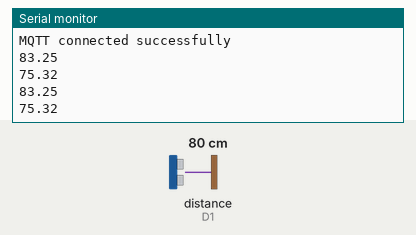
Simulated run of this sketch. Board: ESP8266 (NodeMCU). Parts: the last lines printed to the serial monitor. Wiring (inferred from the names in the program): ultrasonic range finder: trigger D0; echo D1. The inputs (shaded band) are chosen by the test bench; at power-on: distance to the obstacle (sensor on D1) 80 cm. The echo pulse lasts 58.3 µs per cm; WiFi joins after 1.5 s; servers stay silent unless stated; random numbers use the default seed unless the sketch sets one; no MQTT or app messages arrive unless stated.

Above: at 2.7 s.
2.8 s: distance to the obstacle (sensor on D1) set to 2 cm
At 4.1 s:
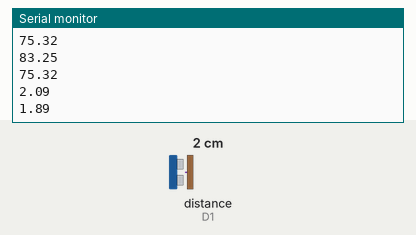
4.3 s: distance to the obstacle (sensor on D1) set to 4 cm
At 5.3 s:
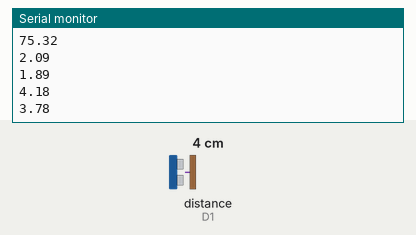
5.8 s: distance to the obstacle (sensor on D1) set to 9 cm
At 6.9 s:
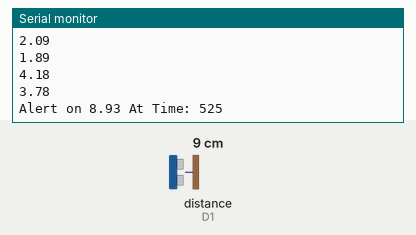
Timing chart, 0 to 8.8 s (numbered marks = the images above; inputs shaded):
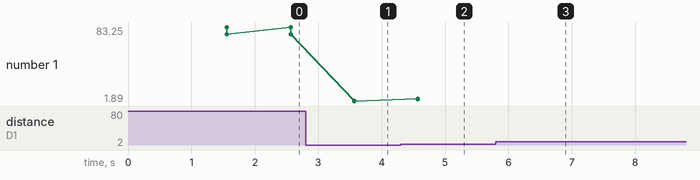

Measured:
- after the input at 2.8 s, the serial monitor: prints a new line after 0.77 s (image 1)
- after the input at 4.3 s, the serial monitor: prints a new line after 0.27 s (image 2)
- after the input at 5.8 s, the serial monitor: prints a new line after 0.77 s (image 3)
- plotted number 1: 75.32 → 1.89 after the input at 2.8 s, 1.89 → 3.78 after the input at 4.3 s

The sketch:

population_tracker_mqtt.ino
```cpp
// for Arduino microcontroller

#include <ESP8266WiFi.h>
#include <PubSubClient.h>
const int trigPin = D0;      // trigger pin
const int echoPin = D1;      // echo pin
//const int trigPin = 12;
//const int echoPin = 14;

//define sound velocity in cm/uS
#define SOUND_VELOCITY 0.034
#define CM_TO_INCH 0.393701

long duration;
float distanceCm;
int count = 0;
float rangeMax, prev_min_limit, rangeMin, prev_max_limit, previous_distance;
float alarmCount=0;
long compareDuration;
const char* ssid = "17Hundred - Guest";
const char* password = "1700Simcoe1700";
const char* broker_ip_address = "test.mosquitto.org";
const char* outTopic = "test/sensordata";
WiFiClient espClient;
PubSubClient client(espClient);

void setup() {
  Serial.begin(115200); // Starts the serial communication
  pinMode(trigPin, OUTPUT); // Sets the trigPin as an Output
  pinMode(echoPin, INPUT); // Sets the echoPin as an Input
  client.setServer(broker_ip_address, 1883);
  // Setting up the wifi
  Serial.println("Connecting to wifi: ");
  WiFi.begin(ssid, password);
  while (WiFi.status() != WL_CONNECTED)
  {
    delay(500);
    Serial.print(".");
  }
  Serial.println("Wifi connected successfully");
}

void loop() {

  if (!client.connected()) {
    connectMQTT();
  }
  client.loop();

  // Clears the trigPin
  digitalWrite(trigPin, LOW);
  delayMicroseconds(2);

  // Sets the trigPin on HIGH state for 10 micro seconds
  digitalWrite(trigPin, HIGH);
  delayMicroseconds(10);
  digitalWrite(trigPin, LOW);

  // Reads the echoPin, returns the sound wave travel time in microseconds
  duration = pulseIn(echoPin, HIGH);

  // Calculate the distance
  distanceCm = duration * SOUND_VELOCITY/2;

  count++;

  if (count < 5){
    // Define min and max range for people entering
    rangeMax = distanceCm + (distanceCm*0.05);
    rangeMin = distanceCm - (distanceCm*0.05);
    Serial.println(rangeMax);
    Serial.println(rangeMin);
  }

  if (distanceCm > rangeMax || distanceCm < rangeMin){

    // Only register a new person if the distance crosses the 10% tolerance
    prev_min_limit = previous_distance * 0.90;
    prev_max_limit = previous_distance * 1.10;

    // Number of consecutive alarms > 0
    if(alarmCount > 1){

      // Check if tolerance hasnt been breached, still the same person
      if (distanceCm > prev_min_limit && distanceCm < prev_max_limit) {
        // Increase the alarm count for that distance
        alarmCount++;
      } else {

        // Tolerance has been breached, new person
        Serial.print("Alert on ");
        Serial.print(distanceCm);
        Serial.print(" At Time: ");
        Serial.println(duration);
        char message[100];
        snprintf(message, 100, "{\"id\": %d, \"distance\": %f}", count, distanceCm);
        if (distanceCm < 200) {
        client.publish(outTopic, message);
        }
        // Set the number of alarms to 1
        alarmCount = 1;
      }
    }
    else if (alarmCount == 0){
       // The first time a person is detected
       Serial.print("Alert on ");
       Serial.print(distanceCm);
       Serial.print(" At Time: ");
       Serial.println(duration);
       char message[100];
       snprintf(message, 100, "{\"id\": %d, \"distance\": %f}", count, distanceCm);     if (distanceCm < 200) {
       client.publish(outTopic, message);
     }
    }
    alarmCount++;
    previous_distance = distanceCm;
  }

  delay(1000);
}

// Method to connect to MQTT
void connectMQTT() {

  while (!client.connected()) {

    // Create a random client ID
    String clientId = "ESP8266-";
    clientId += String(random(0xffff), HEX);
    Serial.printf("MQTT connecting as client %s...\n", clientId.c_str());
    // Attempt to connect
    if (client.connect(clientId.c_str(), ssid, password)) {
      Serial.println("MQTT connected successfully");

      // Publish first announcement
      client.publish(outTopic, "Hello from NodeMCU ESP8266 and Population tracker");

    } else {
      Serial.printf("MQTT connection insuccessful, Retrying in 5s\n");
      delay(1000);
    }
  }
}
```
